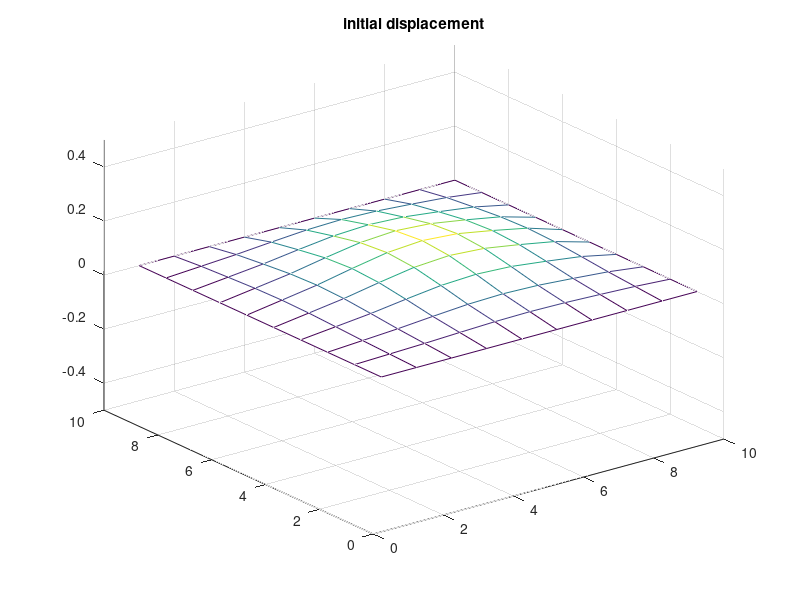
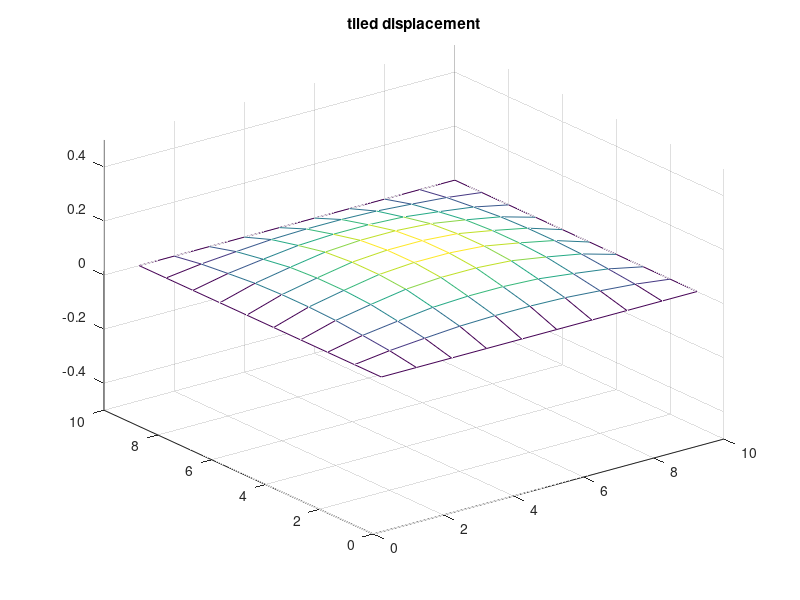

Recreate these plots in MATLAB, in order.
xSize=5;
ySize=5;
n = 2*xSize ;
clc;
uHit = zeros(n,n); %input strike
% boundary condition -1.0<gain<1.0
% 1.0 is completely free edge
% 0.0 is clamped edge
boundaryGain = 0;

%sets the amplitude of the stick strike 
ampIn = .1;
%sets the position of the stick strike: 0<pos<n
x_mid = n/2;
y_mid = n/2;
%sets width of the gaussian strike input -- see figure 1
alpha = .1 ;
%compute the gaussian strike amplitude
for i=2:n-1
    for j=2:n-1
        uHit(i,j) = ampIn*exp(-alpha*(((i-1)-x_mid)^2+((j-1)-y_mid)^2));
    end
end
%enforce boundary conditions
uHit(1,:) = boundaryGain * uHit(2,:);
uHit(n,:) = boundaryGain * uHit(n-1,:);
uHit(:,1) = boundaryGain * uHit(:,2);
uHit(:,n) = boundaryGain * uHit(:,n-1);


figure(1);clf;
mh = mesh(uHit);
title('initial displacement')
set(gca, 'zlim', [-0.5,0.5])


uPatch = zeros(xSize,ySize);
uPatchBinary = int64(zeros(xSize,ySize));

fprintf('wire [17:0] gaussian [0:xSize-1][0:ySize-1];\n'); 
for x=0:xSize-1
    for y=0:ySize-1
            if (x == 0 || y ==0)
                uPatch(x+1,y+1) = 0;
            else
               uPatch(x+1,y+1) = ampIn*exp(-alpha*(((xSize-x)-1)*((xSize-x)-1) + ((ySize-y)-1)*((ySize-y)-1)));
            end
               uPatchBinary(x+1,y+1) = int64(uPatch(x+1,y+1)*(65536.0));
               fprintf('assign gaussian[%i][%i] = 0x%x;\n',x,y,uPatchBinary(x+1,y+1));
    end
end

uTiled = [uPatch fliplr(uPatch);
                flipud(uPatch) fliplr(flipud(uPatch))];
       figure(2);clf;
mh = mesh(uTiled);
title('tiled displacement')
set(gca, 'zlim', [-0.5,0.5])



